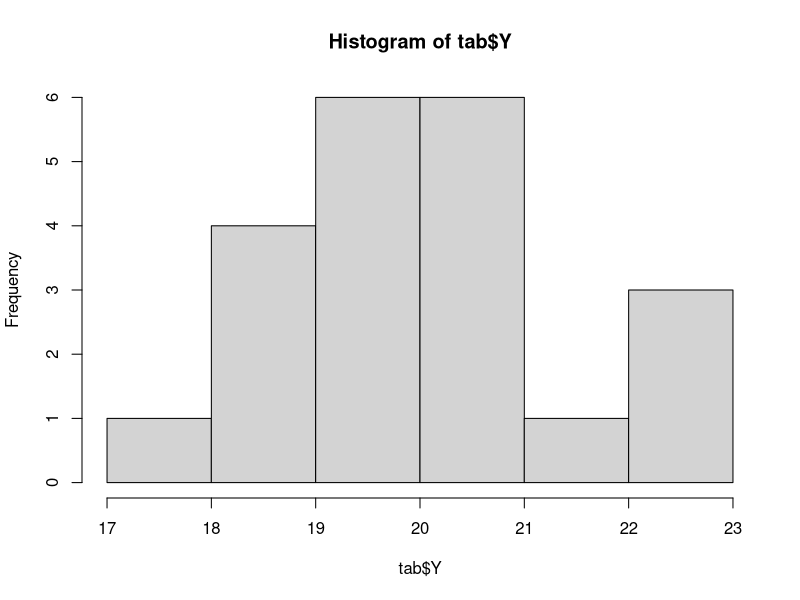
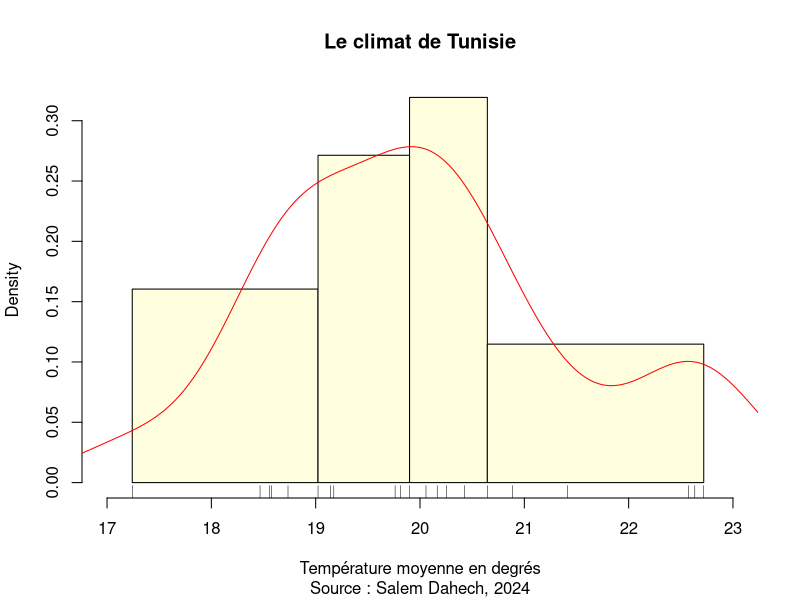
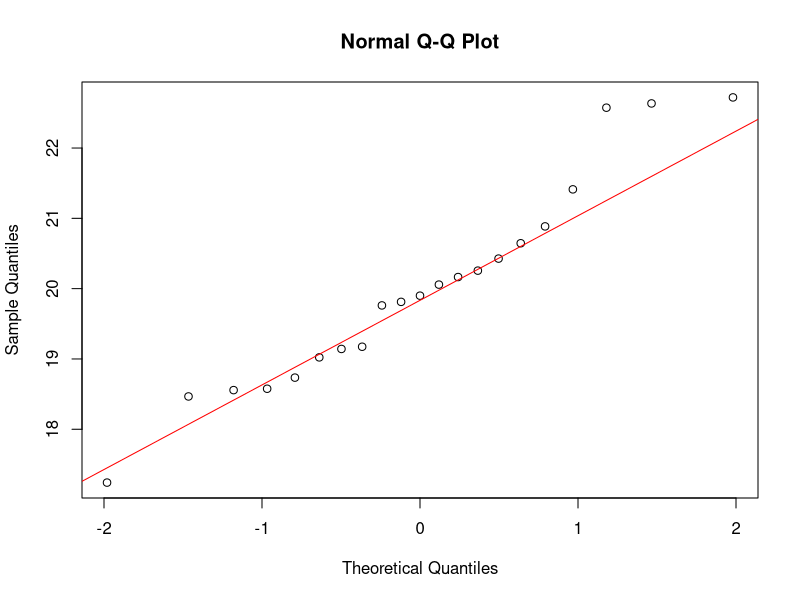
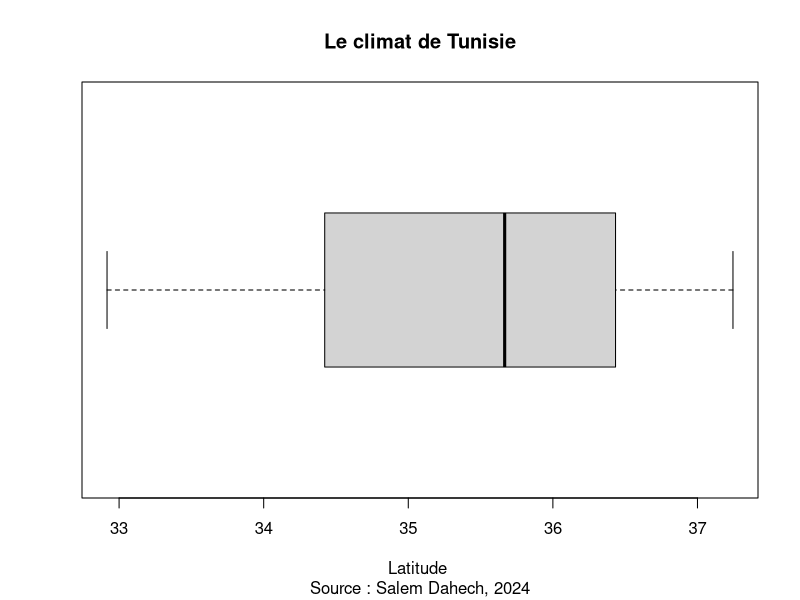
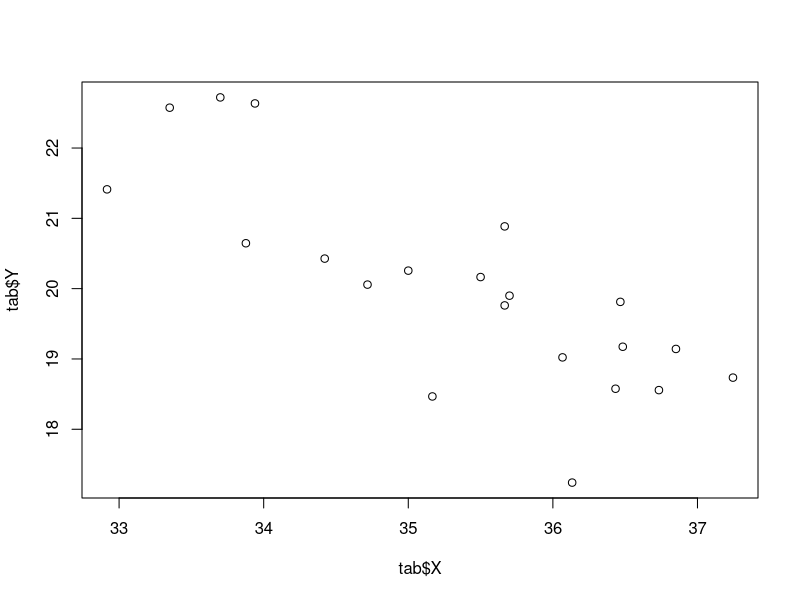
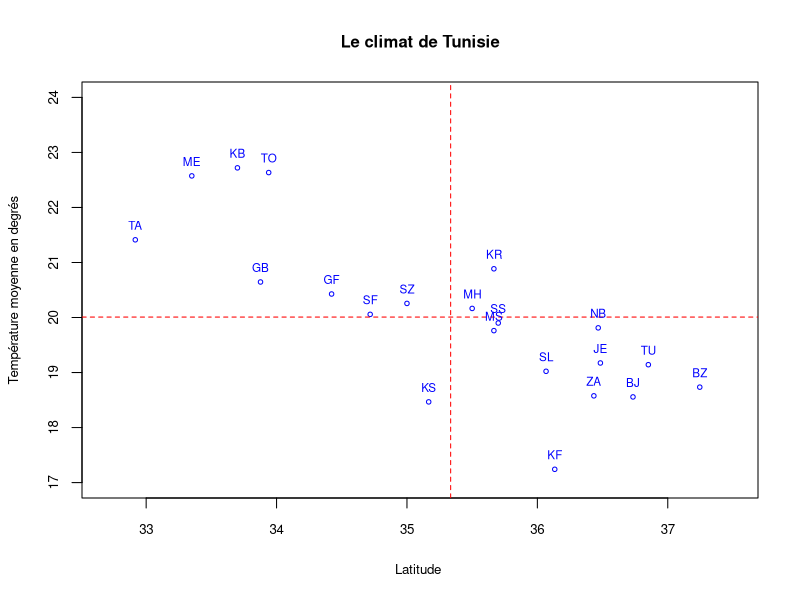
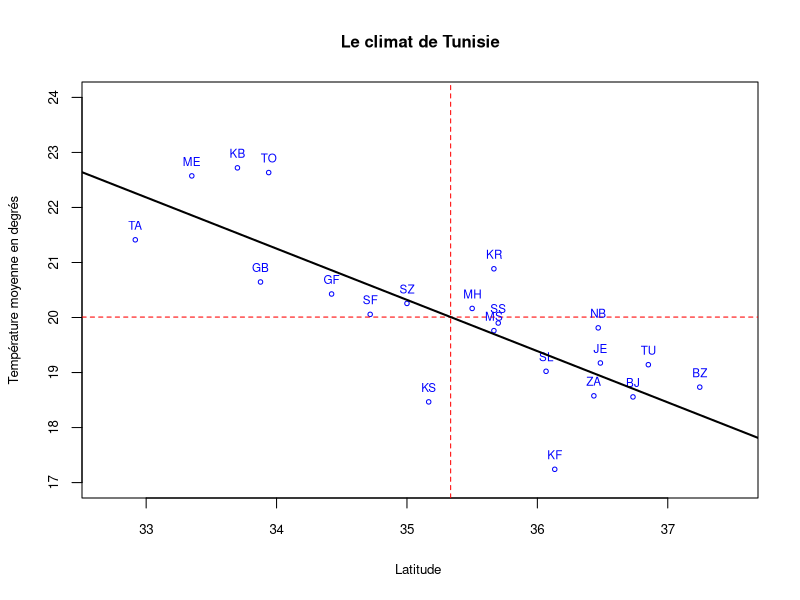
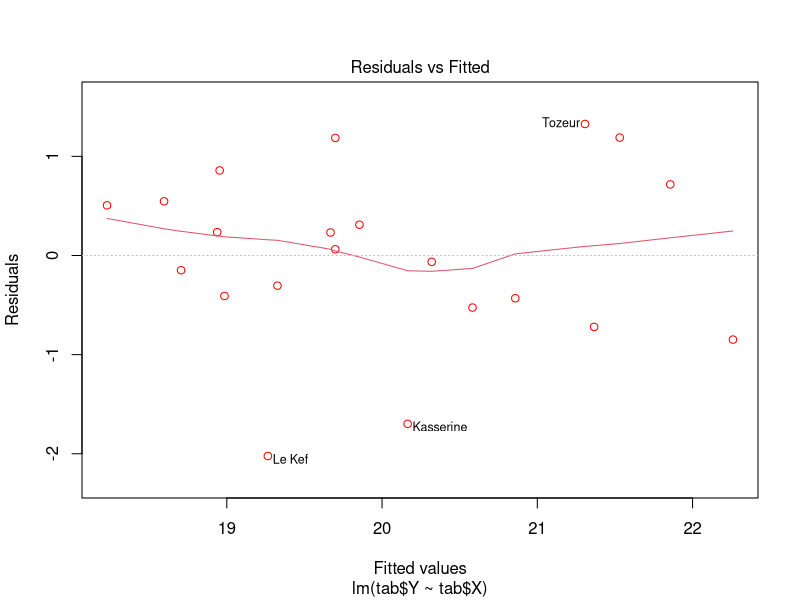

These figures' R source, in order:
## ---- chunk 1
knitr::opts_chunk$set(echo = TRUE)
library(knitr)
library(car)
## ---- chunk 2
library(readxl)
don<-read_xlsx(path = "data/TUN-CLIMAT/tun_climat.xlsx",
              sheet = "data")
kable(don, caption = "Tableau de données")
## ---- chunk 3
# Importe les métadonnées
meta<-read_xlsx(path = "data/TUN-CLIMAT/tun_climat.xlsx",
              sheet = "meta")
kable(meta, caption = "Tableau de métadonnées")
## ---- chunk 4
# Création des variables X et X
don$X<-don$lat
don$Y<-don$tmoy

# Sélection des colonnes
tab<-don[,c("code","nom","X","Y")]

## ---- chunk 5
nomX <- "Latitude "
nomY <- "Température moyenne en degrés" 
titre <- "Le climat de Tunisie"
note <- "Source : Salem Dahech, 2024"
## ---- chunk 6
summary(tab$Y)
sd(tab$Y)
## ---- chunk 7
hist(tab$Y)
## ---- chunk 8
hist(tab$Y, 
     xlab=nomY,
     breaks=quantile(tab$Y, c(0,0.25,0.5,0.75,1)),
     xlim=c(17,23),
     main = titre,
     sub = note,
     col = "lightyellow")
lines(density(tab$Y),col="red")
rug(tab$Y)
## ---- chunk 9
# Graphique 
qqnorm(tab$Y)
qqline(tab$Y, col = "red")

# test
shapiro.test(tab$Y)
## ---- chunk 10

boxplot(tab$X, 
        horizontal = T,
        xlab = nomX,
        main = titre,
        sub = note)
## ---- chunk 11
plot(tab$X,tab$Y)
## ---- chunk 12
plot(don$X,don$Y,
     main = titre,   # titre
     cex.main = 1,      # police du titre
     cex.sub = 0.6,     # police du sous-titre
     xlab = nomX,    # nom de l'axe X
     xlim = c(32.7,37.5),   # intervalle de l'axe X
     ylab = nomY,    # nom de l'axe Y
    ylim = c(17,24),    # intervalle de l'axe Y
     cex.axis = 0.8,    # police des gradations d'axes
     cex.lab = 0.8,     # police des noms d'axes
     cex = 0.6,         # taille des symboles
     col = "blue")       # couleur des symboles


# Ajout d'une ligne horizontale  correspondant à la moyenne de Y
abline(h=mean(don$Y),col="red",lwd = 1, lty = 2)
# Ajout d'une ligne verticlae  correspondant à la moyenne de X
abline(v=mean(don$X),col="red",lwd = 1, lty = 2)

text(x = don$X,
     y = don$Y,
     label = don$code,
     cex = 0.7,
     pos=3,
     col = "blue")

## ---- chunk 13
cor.test(tab$X,tab$Y)
cor(tab$X,tab$Y)**2
## ---- chunk 14
cor.test(tab$X,tab$Y, method = "spearman")
## ---- chunk 15
modreglin <- lm(tab$Y~tab$X)
summary(modreglin)
## ---- chunk 16
plot(don$X,don$Y,
     main = titre,   # titre
     cex.main = 1,      # police du titre
     cex.sub = 0.6,     # police du sous-titre
     xlab = nomX,    # nom de l'axe X
     xlim = c(32.7,37.5),   # intervalle de l'axe X
     ylab = nomY,    # nom de l'axe Y
    ylim = c(17,24),    # intervalle de l'axe Y
     cex.axis = 0.8,    # police des gradations d'axes
     cex.lab = 0.8,     # police des noms d'axes
     cex = 0.6,         # taille des symboles
     col = "blue")       # couleur des symboles


# Ajout d'une ligne horizontale  correspondant à la moyenne de Y
abline(h=mean(don$Y),col="red",lwd = 1, lty = 2)
# Ajout d'une ligne verticlae  correspondant à la moyenne de X
abline(v=mean(don$X),col="red",lwd = 1, lty = 2)

text(x = don$X,
     y = don$Y,
     label = don$code,
     cex = 0.7,
     pos=3,
     col = "blue")

abline(modreglin, col ="black", lwd =2)

## ---- chunk 17
# Extraction des valeurs estimées et résiduelles
tab$Yest <- modreglin$fitted.values
tab$Yres <- modreglin$residuals

# Affichage du tableau trié
kable(tab[order(tab$Yres),])

## ---- chunk 18
library(car)
plot(modreglin,
     which = 1,
     labels.id = tab$nom,
     col="red")

durbinWatsonTest(modreglin)
## ---- chunk 19
plot(modreglin,
     which = 2,
     labels.id = tab$nom,
     col="red")

shapiro.test(tab$Yres)
## ---- chunk 20
plot(modreglin,
     which = 3,
     labels.id = tab$nom,
     col="red")

ncvTest(modreglin)
## ---- chunk 21
plot(modreglin,
     which = 4,
     labels.id = tab$nom,
     col="red")

outlierTest(modreglin, labels = tab$nom)


## ---- chunk 22
par(mfrow=c(2,2))
plot(modreglin,
     which = c(1,2,3,4),
     labels.id = tab$nom,
     col="red")

